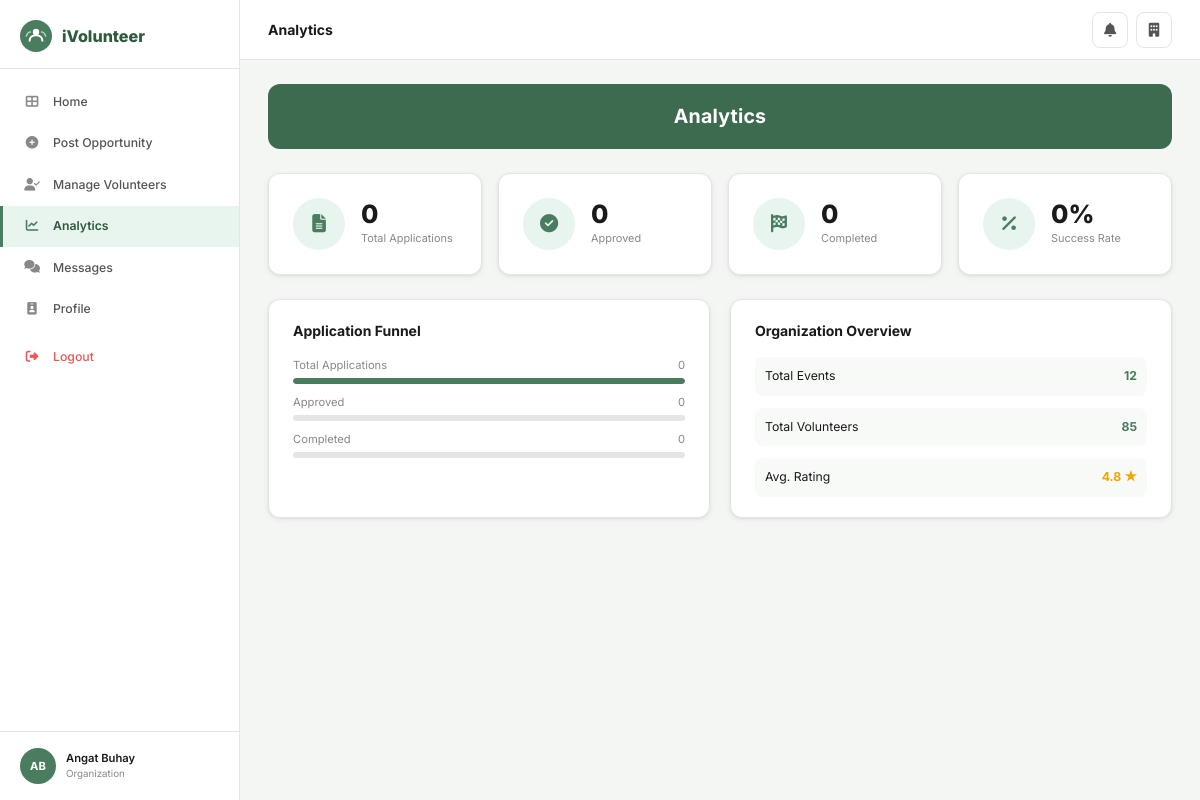
The page /org/analytics/ (signed in) on the database its author committed.
### core/models.py (models this page shows, shortened)
class User(AbstractUser):
    ROLE_CHOICES = [('volunteer','Volunteer'),('organization','Organization'),('admin','Admin')]
    STATUS_CHOICES = [('active','Active'),('pending','Pending'),('suspended','Suspended'),('inactive','Inactive')]
    role = models.CharField(max_length=20, choices=ROLE_CHOICES, default='volunteer')
    phone_number = models.CharField(max_length=20, blank=True)
    profile_picture = models.ImageField(upload_to='profile_pics/', blank=True, null=True)
    location = models.CharField(max_length=200, blank=True)
    status = models.CharField(max_length=20, choices=STATUS_CHOICES, default='active')
    is_verified = models.BooleanField(default=False)

class Organization(models.Model):
    ORG_TYPES = [('environmental','Environmental & Conservation'),('health','Health & Medical Support'),('education','Education & Youth Development'),('disaster','Disaster Relief & Humanitarian'),('community','Community & Social Welfare'),('animal','Animal Welfare'),('other','Other')]
    user = models.OneToOneField(User, on_delete=models.CASCADE, related_name='organization')
    name = models.CharField(max_length=200)
    org_type = models.CharField(max_length=30, choices=ORG_TYPES)
    description = models.TextField(blank=True)
    website = models.URLField(blank=True)
    address = models.CharField(max_length=300, blank=True)
    accreditation_doc = models.FileField(upload_to='accreditation/', blank=True, null=True)
    contact_person = models.CharField(max_length=100, blank=True)
    is_verified = models.BooleanField(default=False)
    total_events = models.PositiveIntegerField(default=0)
    total_volunteers = models.PositiveIntegerField(default=0)
    total_hours = models.PositiveIntegerField(default=0)
    rating = models.DecimalField(max_digits=3, decimal_places=2, default=0.0)
    rating_count = models.PositiveIntegerField(default=0)

### core/views.py (the view)
# urls.py: path('org/analytics/', views.org_analytics, name='org_analytics'),
@login_required
def org_analytics(request):
    if not is_org(request.user): return redirect('home')
    org = get_object_or_404(Organization, user=request.user)
    total = Application.objects.filter(opportunity__organization=org).count()
    approved = Application.objects.filter(opportunity__organization=org, status='approved').count()
    completed = Application.objects.filter(opportunity__organization=org, status='completed').count()
    success_rate = round((approved/total*100) if total else 0)
    return render(request, 'core/org_analytics.html', {
        'org': org, 'total': total, 'approved': approved, 'completed': completed, 'success_rate': success_rate})

### core/views.py (called while the page is built)
def is_org(u): return u.is_authenticated and u.role == 'organization'

### core/templates/core/org_analytics.html (shortened to what this page needs)
{% extends 'core/base.html' %}
{% block page_title %}Analytics{% endblock %}
{% block content %}
<div class="page-banner">Analytics</div>
<div class="stats-grid">
  <div class="stat-card"><div class="stat-icon"><i class="fas fa-file-alt"></i></div><div><div class="stat-val">{{ total }}</div><div class="stat-label">Total Applications</div></div></div>
  <div class="stat-card"><div class="stat-icon"><i class="fas fa-check-circle"></i></div><div><div class="stat-val">{{ approved }}</div><div class="stat-label">Approved</div></div></div>
  <div class="stat-card"><div class="stat-icon"><i class="fas fa-flag-checkered"></i></div><div><div class="stat-val">{{ completed }}</div><div class="stat-label">Completed</div></div></div>
  <div class="stat-card"><div class="stat-icon"><i class="fas fa-percentage"></i></div><div><div class="stat-val">{{ success_rate }}%</div><div class="stat-label">Success Rate</div></div></div>
</div>
<div style="display:grid;grid-template-columns:1fr 1fr;gap:20px">
  <div class="card"><div class="card-body">
    <div style="font-weight:700;margin-bottom:16px">Application Funnel</div>
    <div style="display:flex;flex-direction:column;gap:10px">
      <div><div style="font-size:.8rem;color:#888;margin-bottom:4px;display:flex;justify-content:space-between"><span>Total Applications</span><span>{{ total }}</span></div><div class="progress-bar"><div class="progress-fill" style="width:100%"></div></div></div>
      <div><div style="font-size:.8rem;color:#888;margin-bottom:4px;display:flex;justify-content:space-between"><span>Approved</span><span>{{ approved }}</span></div><div class="progress-bar"></div></div>
      <div><div style="font-size:.8rem;color:#888;margin-bottom:4px;display:flex;justify-content:space-between"><span>Completed</span><span>{{ completed }}</span></div><div class="progress-bar"></div></div>
    </div>
  </div></div>
  <div class="card"><div class="card-body">
    <div style="font-weight:700;margin-bottom:16px">Organization Overview</div>
    <div style="display:flex;flex-direction:column;gap:12px;font-size:.875rem">
      <div style="display:flex;justify-content:space-between;padding:10px;background:#f8faf8;border-radius:8px"><span>Total Events</span><span style="font-weight:700;color:#4a7c5f">{{ org.total_events }}</span></div>
      <div style="display:flex;justify-content:space-between;padding:10px;background:#f8faf8;border-radius:8px"><span>Total Volunteers</span><span style="font-weight:700;color:#4a7c5f">{{ org.total_volunteers }}</span></div>
      <div style="display:flex;justify-content:space-between;padding:10px;background:#f8faf8;border-radius:8px"><span>Avg. Rating</span><span style="font-weight:700;color:#f0a500">{{ org.rating|floatformat:1 }} ★</span></div>
    </div>
  </div></div>
</div>
{% endblock %}

### core/templates/core/base.html (shortened to what this page needs)
<!DOCTYPE html>
<html lang="en">
<head>
<link rel="stylesheet" href="https://cdnjs.cloudflare.com/ajax/libs/font-awesome/6.5.0/css/all.min.css">
{% load static %}
</head>
<body>
{% block full_page %}
<div class="layout">
  {% if user.is_authenticated %}
  <aside class="sidebar">
    <div class="sidebar-logo">
      <span class="sidebar-logo-text">iVolunteer</span>
    </div>
    <nav class="sidebar-nav">
      {% if user.role == 'admin' or user.is_superuser %}
        <a href="{% url 'admin_dashboard' %}" class="nav-item {% if request.resolver_match.url_name == 'admin_dashboard' %}active{% endif %}">
          <i class="fas fa-th-large"></i> Dashboard
        </a>
        <a href="{% url 'admin_organizations' %}" class="nav-item {% if 'admin_org' in request.resolver_match.url_name %}active{% endif %}">
          <i class="fas fa-building-user"></i> Organizations
        </a>
        <a href="{% url 'admin_users' %}" class="nav-item {% if 'admin_user' in request.resolver_match.url_name %}active{% endif %}">
          <i class="fas fa-users"></i> Users
        </a>
        <a href="{% url 'admin_verification' %}" class="nav-item {% if 'verification' in request.resolver_match.url_name %}active{% endif %}">
          <i class="fas fa-id-card"></i> Verification
        </a>
        <a href="{% url 'admin_opportunities' %}" class="nav-item {% if 'admin_opportunities' in request.resolver_match.url_name %}active{% endif %}">
          <i class="fas fa-hand-holding-heart"></i> Opportunities
        </a>
        <a href="{% url 'admin_reports' %}" class="nav-item {% if 'report' in request.resolver_match.url_name %}active{% endif %}">
          <i class="fas fa-flag"></i> Reports
        </a>
        <a href="{% url 'admin_analytics' %}" class="nav-item {% if 'analytics' in request.resolver_match.url_name %}active{% endif %}">
          <i class="fas fa-chart-bar"></i> Analytics
        </a>
      {% elif user.role == 'organization' %}
        <a href="{% url 'org_dashboard' %}" class="nav-item {% if request.resolver_match.url_name == 'org_dashboard' %}active{% endif %}">
          <i class="fas fa-th-large"></i> Home
        </a>
        <a href="{% url 'create_opp' %}" class="nav-item {% if 'create_opp' == request.resolver_match.url_name %}active{% endif %}">
          <i class="fas fa-plus-circle"></i> Post Opportunity
        </a>
        <a href="{% url 'org_manage_volunteers' %}" class="nav-item {% if 'manage_volunteers' in request.resolver_match.url_name %}active{% endif %}">
          <i class="fas fa-user-check"></i> Manage Volunteers
        </a>
        <a href="{% url 'org_analytics' %}" class="nav-item {% if 'org_analytics' == request.resolver_match.url_name %}active{% endif %}">
          <i class="fas fa-chart-line"></i> Analytics
        </a>
        <a href="{% url 'chats' %}" class="nav-item {% if 'chat' in request.resolver_match.url_name %}active{% endif %}">
          <i class="fas fa-comments"></i> Messages
        </a>
        <a href="{% url 'org_profile' %}" class="nav-item {% if 'org_profile' == request.resolver_match.url_name %}active{% endif %}">
          <i class="fas fa-id-badge"></i> Profile
        </a>
      {% endif %}
      <a href="{% url 'logout' %}" class="nav-item nav-logout" style="margin-top:8px">
        <i class="fas fa-sign-out-alt"></i> Logout
      </a>
    </nav>
    <div class="sidebar-footer">
      <div class="sidebar-user">
        <div class="s-avatar">
          {% if user.profile_picture %}<img src="{{ user.profile_picture.url }}" alt="">
          {% else %}{{ user.first_name|first|upper }}{{ user.last_name|first|upper }}{% endif %}
        </div>
        <div>
          <div class="s-user-name">{{ user.get_full_name|default:user.username }}</div>
          <div class="s-user-role">{{ user.get_role_display }}</div>
        </div>
      </div>
    </div>
  </aside>
  {% endif %}
  <main class="main">
    {% if user.is_authenticated %}
    <header class="topbar">
      <span class="topbar-title">{% block page_title %}{% endblock %}</span>
      <div class="topbar-right">
        <a href="{% url 'notifications' %}" class="icon-btn" title="Notifications">
          <i class="fas fa-bell"></i>
        </a>
        {% if user.role == 'volunteer' %}
        <a href="{% url 'vol_profile' %}" class="icon-btn"><i class="fas fa-user"></i></a>
        {% elif user.role == 'organization' %}
        <a href="{% url 'org_profile' %}" class="icon-btn"><i class="fas fa-building"></i></a>
        {% endif %}
      </div>
    </header>
    {% endif %}
    <div class="content">
      {% block content %}{% endblock %}
    </div>
  </main>
</div>
{% endblock full_page %}
</body>
</html>

### core/templates/core/base.html (style rules this page uses)
:root { --green:#4a7c5f;--green-dark:#2d5a3d;--green-mid:#3d6b50;--green-light:#e8f5ee; --green-btn:#4a7c5f;--accent:#f0a500; --sidebar-bg:#fff;--sidebar-w:240px; --text:#1a1a1a;--text-2:#555;--text-3:#888; --bg:#f4f6f4;--white:#fff; --border:#e5e5e5;--border-2:#d0d0d0; --radius:12px;--radius-sm:8px; --shadow:0 1px 3px rgba(0,0,0,.08),0 2px 8px rgba(0,0,0,.04); --shadow-md:0 4px 16px rgba(0,0,0,.1); }
*,*::before,*::after { box-sizing:border-box;margin:0;padding:0 }
html { font-size:14px }
body { font-family:'Inter',sans-serif;background:var(--bg);color:var(--text);line-height:1.5 }
a { color:inherit;text-decoration:none }
.layout { display:flex;min-height:100vh }
.sidebar { width:var(--sidebar-w);background:var(--white);border-right:1px solid var(--border);position:fixed;top:0;left:0;bottom:0;display:flex;flex-direction:column;overflow-y:auto;z-index:200 }
.sidebar-logo { padding:20px 20px 16px;display:flex;align-items:center;gap:10px;border-bottom:1px solid var(--border) }
.sidebar-logo-text { font-size:1.15rem;font-weight:800;color:var(--green-dark) }
.sidebar-nav { flex:1;padding:12px 0 }
.nav-item { display:flex;align-items:center;gap:12px;padding:11px 20px;color:var(--text-2);font-size:.875rem;font-weight:500;cursor:pointer;transition:.15s;border-left:3px solid transparent;margin:1px 0 }
.nav-item i { width:18px;text-align:center;color:var(--text-3);font-size:.9rem }
.nav-item.active { background:var(--green-light);color:var(--green-dark);font-weight:600;border-left-color:var(--green) }
.nav-item.active i { color:var(--green) }
.nav-logout { color:#e55;margin-top:auto }
.nav-logout i { color:#e55 }
.sidebar-footer { padding:16px 20px;border-top:1px solid var(--border) }
.sidebar-user { display:flex;align-items:center;gap:10px }
.s-avatar { width:36px;height:36px;border-radius:50%;background:var(--green);color:#fff;display:flex;align-items:center;justify-content:center;font-weight:700;font-size:.8rem;flex-shrink:0;overflow:hidden }
.s-user-name { font-size:.8rem;font-weight:600;color:var(--text) }
.s-user-role { font-size:.7rem;color:var(--text-3) }
.main { margin-left:var(--sidebar-w);flex:1;display:flex;flex-direction:column }
.topbar { background:var(--white);border-bottom:1px solid var(--border);height:60px;display:flex;align-items:center;justify-content:space-between;padding:0 28px;position:sticky;top:0;z-index:100 }
.topbar-title { font-size:1rem;font-weight:700;color:var(--text) }
.topbar-right { display:flex;align-items:center;gap:8px }
.icon-btn { width:36px;height:36px;border-radius:8px;border:1px solid var(--border);background:var(--white);display:flex;align-items:center;justify-content:center;color:var(--text-2);cursor:pointer;transition:.15s;position:relative }
.page-banner { background:var(--green-mid);color:#fff;border-radius:var(--radius);padding:18px 28px;margin-bottom:24px;text-align:center;font-size:1.4rem;font-weight:700;letter-spacing:.01em }
.content { padding:24px 28px;flex:1;max-width:1180px;width:100% }
.card { background:var(--white);border-radius:var(--radius);border:1px solid var(--border);box-shadow:var(--shadow) }
.card-body { padding:20px 24px }
.stats-grid { display:grid;grid-template-columns:repeat(auto-fit,minmax(200px,1fr));gap:16px;margin-bottom:24px }
.stat-card { background:var(--white);border-radius:var(--radius);border:1px solid var(--border);padding:24px;display:flex;align-items:center;gap:16px;box-shadow:var(--shadow) }
.stat-icon { width:52px;height:52px;border-radius:50%;background:var(--green-light);display:flex;align-items:center;justify-content:center;font-size:1.3rem;color:var(--green);flex-shrink:0 }
.stat-val { font-size:1.8rem;font-weight:800;color:var(--text);line-height:1 }
.stat-label { font-size:.78rem;color:var(--text-3);margin-top:3px }
.progress-bar { height:6px;background:#e5e5e5;border-radius:3px;overflow:hidden }
.progress-fill { height:100%;background:var(--green);border-radius:3px;transition:width .4s }

### rows shown on the page
User: first_name|first "A", last_name|first "B", get_full_name "Angat Buhay", role "Organization"
Organization: total_events "12", total_volunteers "85", rating "4.8"

### other values the page prints
{{ total }} "0"
{{ approved }} "0"
{{ completed }} "0"
{{ success_rate }} "0"
